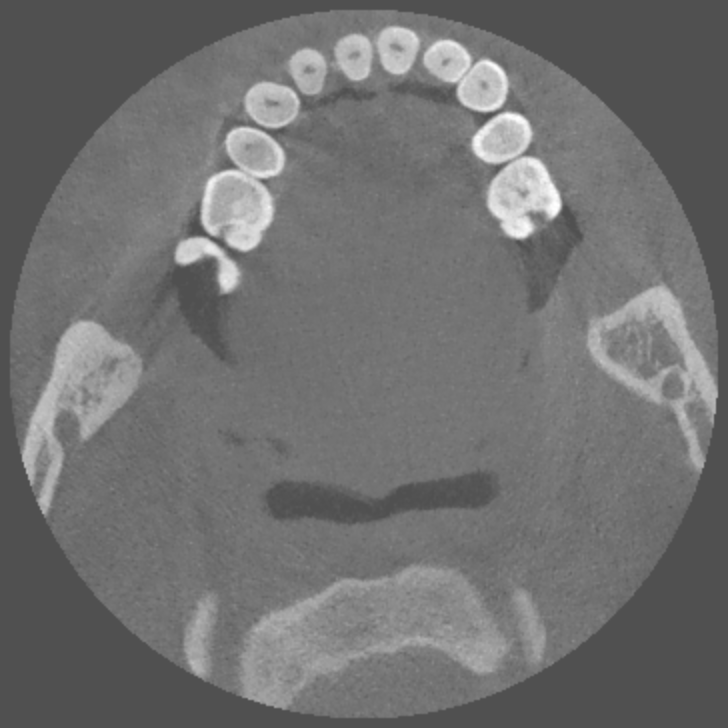
//> input picture 008703011190.png, 728 x 728 px
$ ./connectedAnalysis   (built with g++ and OpenCV 4)
//> lines starting //> are read from the running program, lines starting //| are printed output that depends on the picture; after the words box and inside, x2 and y2 are one past the last pixel; in counts of white or black regions, pixels touching at a corner belong together
//// connectedAnalysis.cpp : 此文件包含 "main" 函数。程序执行将在此处开始并结束。
////
//
//#include <iostream>
//#include <opencv2/opencv.hpp>
//
//using namespace std;
//using namespace cv;
//
//int main()
//{
//	Mat im = imread("../CTImageProcess/008703011190.png");
//	namedWindow("image190");
//	imshow("image190", im);
//	waitKey();
//    std::cout << "Hello World!\n";
//}
//
//// 运行程序: Ctrl + F5 或调试 >“开始执行(不调试)”菜单
//// 调试程序: F5 或调试 >“开始调试”菜单
//
//// 入门使用技巧:
////   1. 使用解决方案资源管理器窗口添加/管理文件
////   2. 使用团队资源管理器窗口连接到源代码管理
////   3. 使用输出窗口查看生成输出和其他消息
////   4. 使用错误列表窗口查看错误
////   5. 转到“项目”>“添加新项”以创建新的代码文件，或转到“项目”>“添加现有项”以将现有代码文件添加到项目
////   6. 将来，若要再次打开此项目，请转到“文件”>“打开”>“项目”并选择 .sln 文件


#include <opencv2/opencv.hpp>
#include <iostream>

using namespace cv;
using namespace std;

RNG rng(12345);

void connected_component_demo(Mat &image);

void connected_component_stats_demo(Mat &image);

int main(int argc, char** argv) {
	Mat src = imread("../CTImageProcess/008703011190.png");
//> src is the input picture: 728 rows x 728 cols, CV_8UC3; min 80, max 255, mean 112.5
	if (src.empty()) {
		printf("could not load image...\n");
	}
	imshow("input", src);
//	connected_component_stats_demo(src);
	connected_component_demo(src);
	waitKey(0);
	return 0;
}

void connected_component_demo(Mat &image) {
	// 二值化
	Mat gray, binary;
	cvtColor(image, gray, COLOR_BGR2GRAY);
	threshold(gray, binary, 0, 255, THRESH_BINARY | THRESH_OTSU);
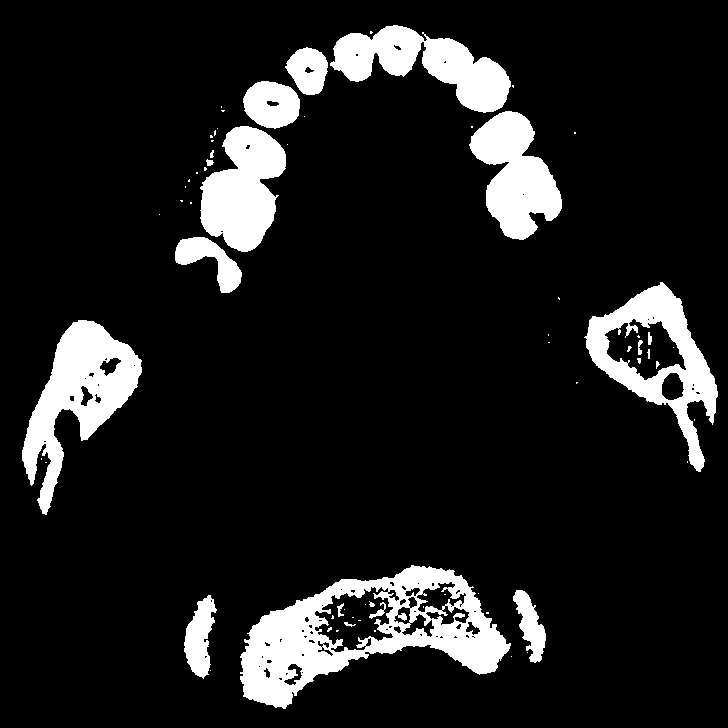
//> binary: 728 rows x 728 cols, CV_8UC1; 11.8% white; 67 white regions (47 under 20 px), largest, box (x1, y1, x2, y2) and area: (240, 565, 511, 709) 15489, (22, 320, 142, 515) 9369, (584, 282, 718, 472) 7964

	// 形态学操作
	Mat k = getStructuringElement(MORPH_RECT, Size(3, 3), Point(-1, -1));
	morphologyEx(binary, binary, MORPH_OPEN, k);
	morphologyEx(binary, binary, MORPH_CLOSE, k);
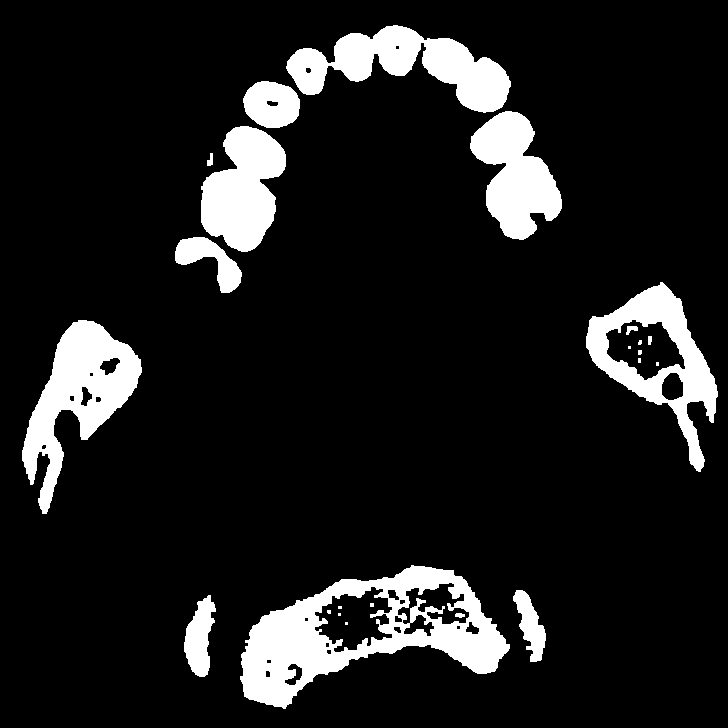
//> binary: 728 rows x 728 cols, CV_8UC1; 11.8% white; 24 white regions (10 under 20 px), largest, box (x1, y1, x2, y2) and area: (240, 565, 510, 709) 15557, (22, 320, 142, 514) 9394, (286, 25, 511, 113) 8863
	imshow("binary", binary);
	imwrite("../temp/ccla_binary.png", binary);
	Mat labels = Mat::zeros(image.size(), CV_32S);
	int num_labels = connectedComponents(binary, labels, 8, CV_32S);
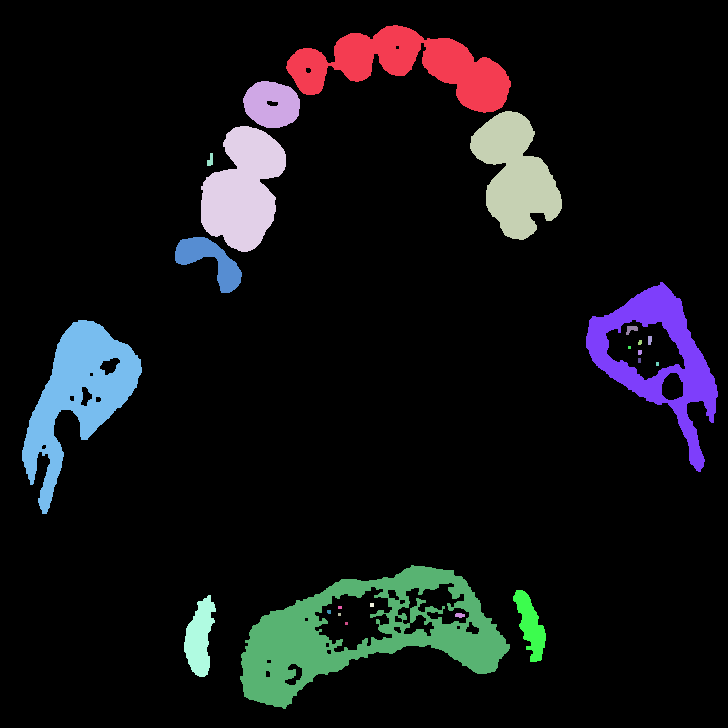
//> labels: 728 rows x 728 cols, CV_32SC1; 25 distinct labels, from 0 to 24; one colour per label, 0 black
//> num_labels = 25
	printf("total labels : %d\n", (num_labels - 1));
//| total labels : 24
	vector<Vec3b> colors(num_labels);
	// background color
	colors[0] = Vec3b(0, 0, 0);

	// object color
	for (int i = 1; i < num_labels; i++) {
		colors[i] = Vec3b(rng.uniform(0, 256), rng.uniform(0, 256), rng.uniform(0, 256));
	}
//> this loop made 24 passes

	// render result
	Mat dst = Mat::zeros(image.size(), image.type());
	int w = image.cols;
//> w = 728
	int h = image.rows;
//> h = 728
	for (int row = 0; row < h; row++) {
		for (int col = 0; col < w; col++) {
			int label = labels.at<int>(row, col);
			if (label == 0) continue;
			dst.at<Vec3b>(row, col) = colors[label];
		}
	}
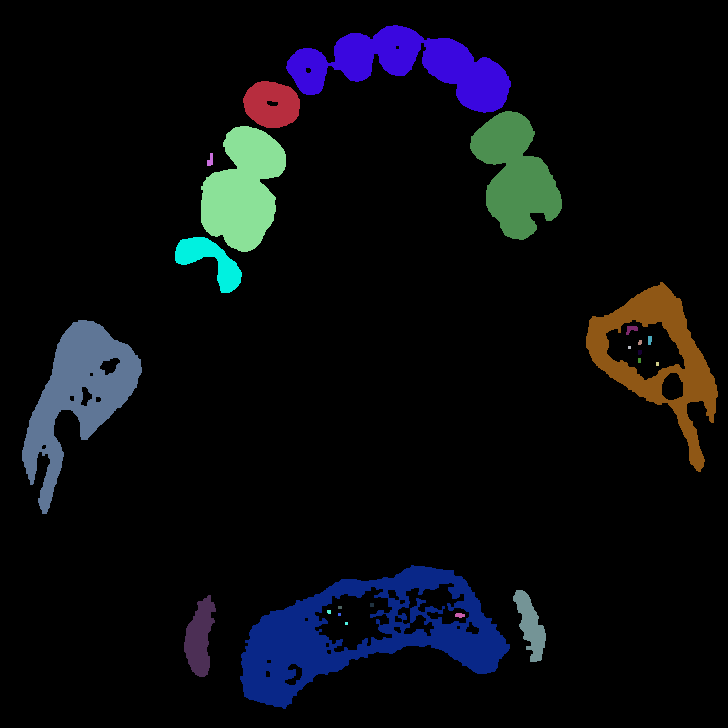
//> dst: 728 rows x 728 cols, CV_8UC3; mean B, G, R 15.4, 11, 9.2
	imshow("ccla-demo", dst);
	imwrite("./temp/ccla_dst.png", dst);
}


// [62 lines left out: function connected_component_stats_demo, not called in this run]

$ run again, with 008703011130.png copied over 008703011190.png
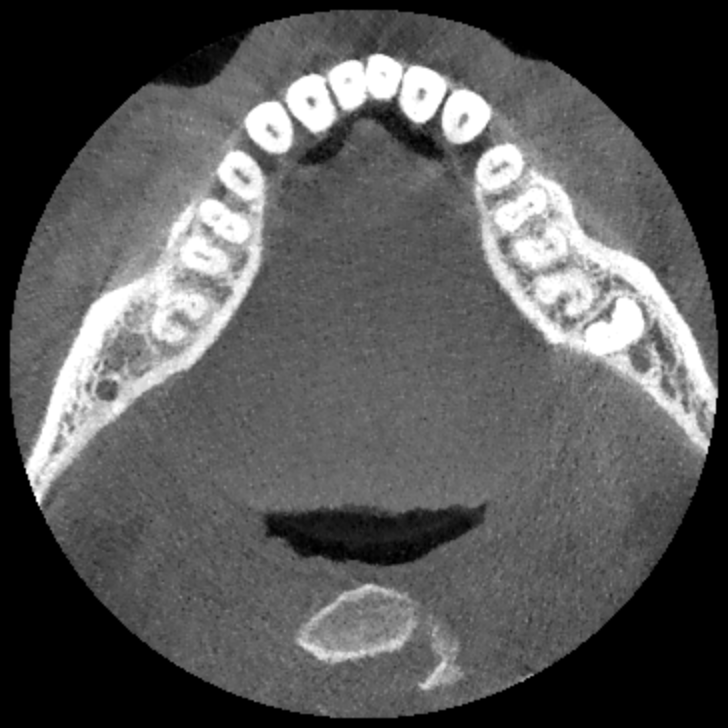
//> input picture 008703011130.png, 728 x 728 px
//> src is the input picture: 728 rows x 728 cols, CV_8UC3; min 0, max 255, mean 86.4
//> in connected_component_demo, `morphologyEx(binary, binary, MORPH_CLOSE, k);`:
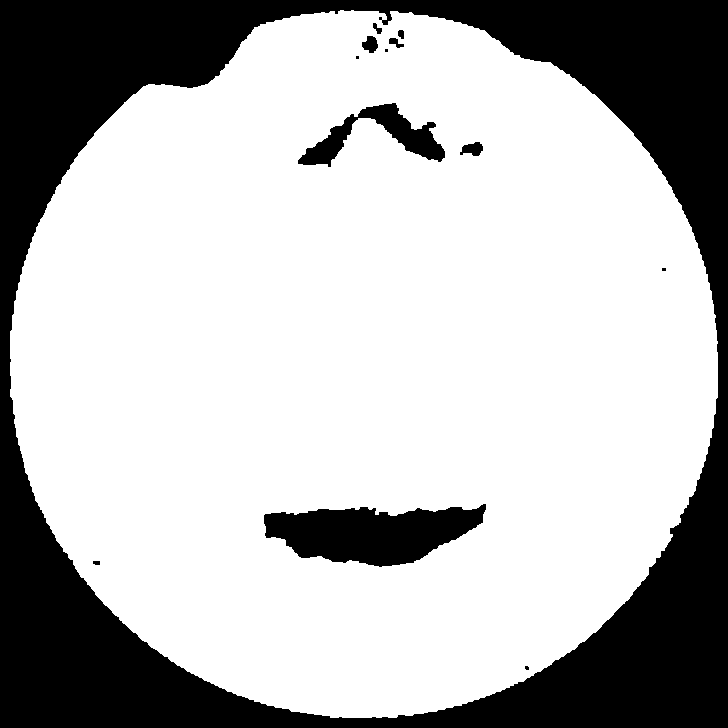
//> binary: 728 rows x 728 cols, CV_8UC1; 71.4% white; 13 black regions (4 under 20 px), largest, box (x1, y1, x2, y2) and area: (0, 0, 728, 728) 138840, (264, 504, 486, 567) 9169, (298, 103, 445, 167) 3137
//> num_labels = 2
//| total labels : 1
//> the loop in connected_component_demo, `for (int i = 1; i < num_labels; i++)` made 1 pass
//> after the loop in connected_component_demo, `for (int row = 0; row < h; row++)`:
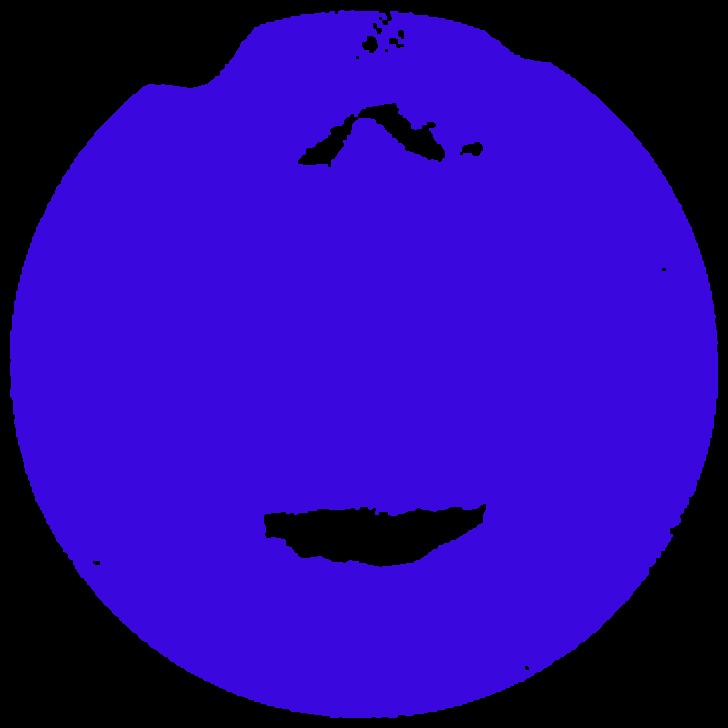
//> dst: 728 rows x 728 cols, CV_8UC3; mean B, G, R 159.1, 5, 41.4

$ run again, with ct01.png copied over 008703011190.png
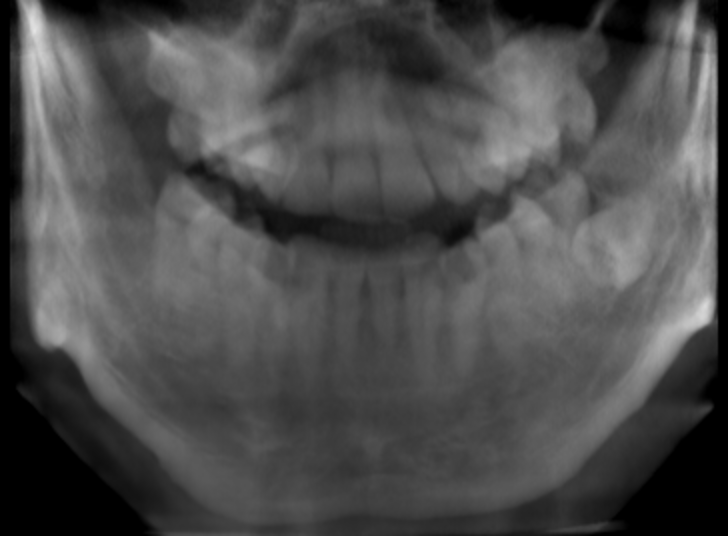
//> input picture ct01.png, 728 x 536 px
//> src is the input picture: 536 rows x 728 cols, CV_8UC3; min 0, max 228, mean 76.5
//> in connected_component_demo, `int num_labels = connectedComponents(binary, labels, 8, CV_32S);`:
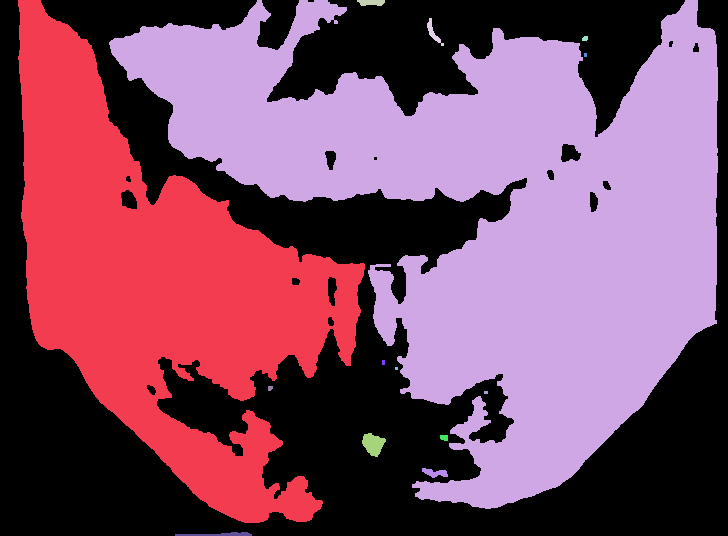
//> labels: 536 rows x 728 cols, CV_32SC1; 15 distinct labels, from 0 to 14; one colour per label, 0 black
//> num_labels = 15
//| total labels : 14
//> the loop in connected_component_demo, `for (int i = 1; i < num_labels; i++)` made 14 passes
//> after the loop in connected_component_demo, `for (int row = 0; row < h; row++)`:
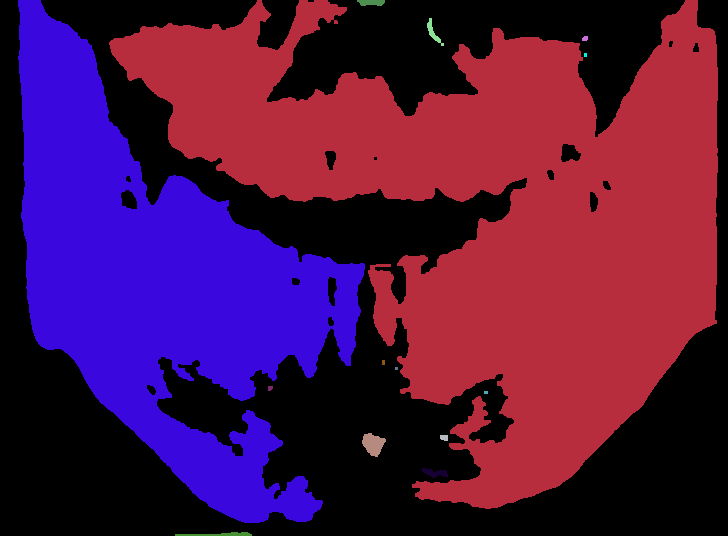
//> dst: 536 rows x 728 cols, CV_8UC3; mean B, G, R 69.2, 18.5, 80.3

$ run again, with 123.jpg saved as 008703011190.png
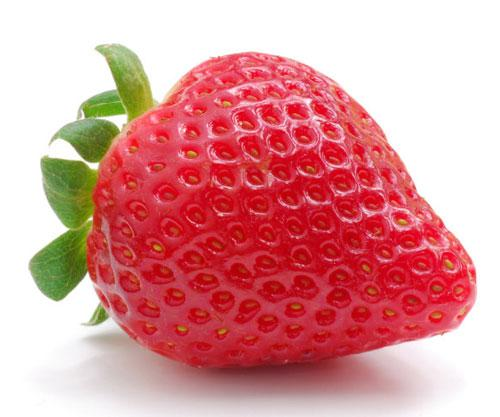
//> input picture 123.jpg, 500 x 417 px
//> src is the input picture: 417 rows x 500 cols, CV_8UC3; mean B, G, R 154.4, 153, 220.6
//> in connected_component_demo, `int num_labels = connectedComponents(binary, labels, 8, CV_32S);`:
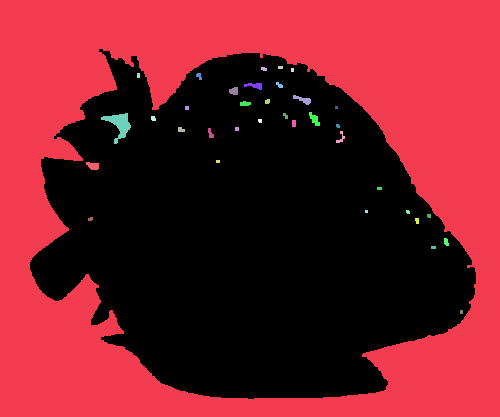
//> labels: 417 rows x 500 cols, CV_32SC1; 37 distinct labels, from 0 to 36; one colour per label, 0 black
//> num_labels = 37
//| total labels : 36
//> the loop in connected_component_demo, `for (int i = 1; i < num_labels; i++)` made 36 passes
//> after the loop in connected_component_demo, `for (int row = 0; row < h; row++)`:
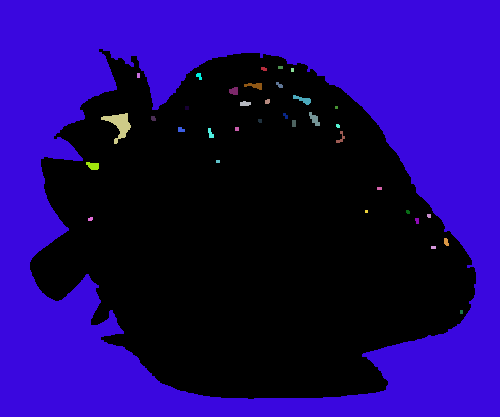
//> dst: 417 rows x 500 cols, CV_8UC3; mean B, G, R 107.9, 4.3, 28.8
